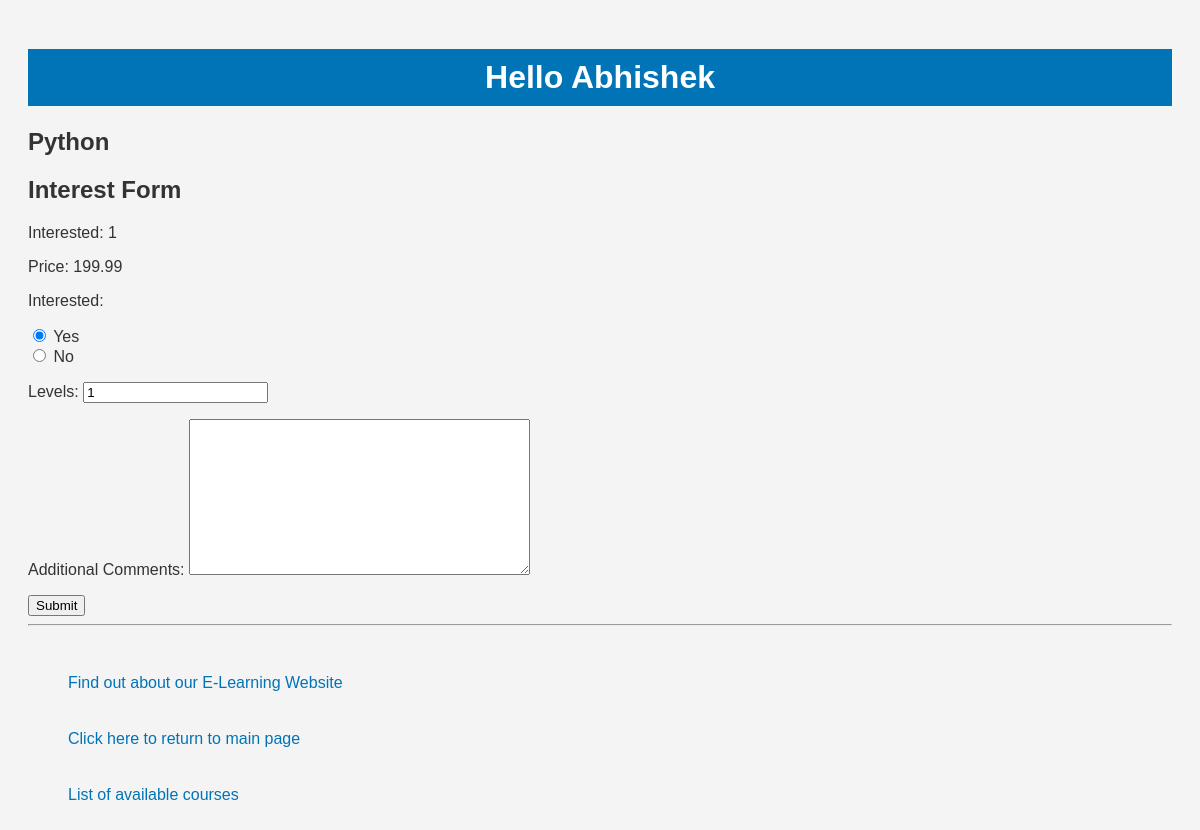
The app's page /myappF23/courses/1 (signed in) with its own data.
### myappF23/models.py (models this page shows, shortened)
class Course(models.Model):
    title = models.CharField(max_length=200)
    description = models.TextField()
    instructor = models.ForeignKey(Instructor, on_delete=models.CASCADE)
    categories = models.ForeignKey(Category, on_delete=models.CASCADE)
    students = models.ManyToManyField(Student, blank=True)
    start_date = models.DateField()
    end_date = models.DateField()
    price = models.DecimalField(max_digits=10, decimal_places=2)
    COURSE_LEVEL_CHOICES = [('BE', 'Beginner'),
                            ('IN', 'Intermediate'),
                            ('AD', 'Advanced')]
    level = models.CharField(max_length=10, choices=COURSE_LEVEL_CHOICES, default='Beginner')
    interested = models.PositiveIntegerField(default=1)
    class Meta:
        ordering = ['title']

### myappF23/views.py (the view)
# urls.py: path('courses/<int:course_id>', views.coursedetail, name='coursedetail'),
@login_required
def coursedetail(request, course_id):
    course = Course.objects.get(id=course_id)
    if request.method == 'POST':
        form = InterestForm(request.POST)
        if form.is_valid():
            interested = form.cleaned_data['interested']
            if interested == '1':
                course.interested += 1
                course.save()
                return redirect('myappF23:index')
    else:
        form = InterestForm(initial={'levels': 1})
    return render(request, 'myappF23/coursedetail.html', {'course': course, 'form': form})

### myappF23/forms.py
class InterestForm(forms.Form):
    INTEREST_CHOICES = [
        (1, 'Yes'),
        (0, 'No'),
    ]
    interested = forms.CharField(
        label='Interested',
        widget=forms.RadioSelect(choices=INTEREST_CHOICES),
        initial=1,
    )
    levels = forms.IntegerField(
        label='Levels',
        min_value=1,
        initial=1,
    )
    comments = forms.CharField(
        label='Additional Comments',
        widget=forms.Textarea,
    )

### templates/myappF23/coursedetail.html (shortened to what this page needs)
{% extends 'myappF23/base.html' %}
{% block body_block %}
    <h2>{{ course.title }}</h2>
    <h2>Interest Form</h2>
    <p>Interested: {{ course.interested }}</p>
    <p>Price: {{ course.price }}</p>
    <form method="post" action="">
    {{ form.as_p }}
    <input type="submit" value="Submit">
    </form>
{% endblock body_block %}

### myappF23/static/myappF23/styles.css (style rules this page uses)
body { background-color: #f4f4f4; color: #333; font-family: Arial, sans-serif; padding: 20px; }

### records on screen
Course: title "Python", interested "1", price "199.99"
